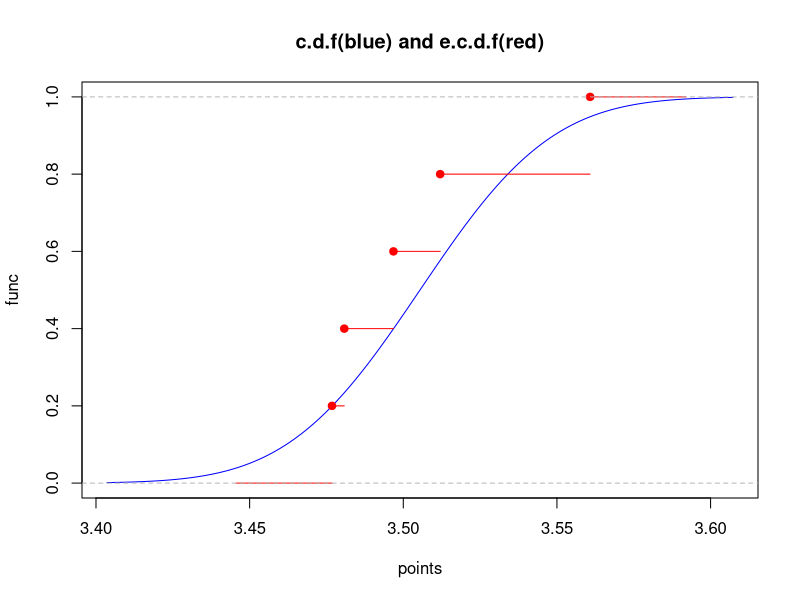
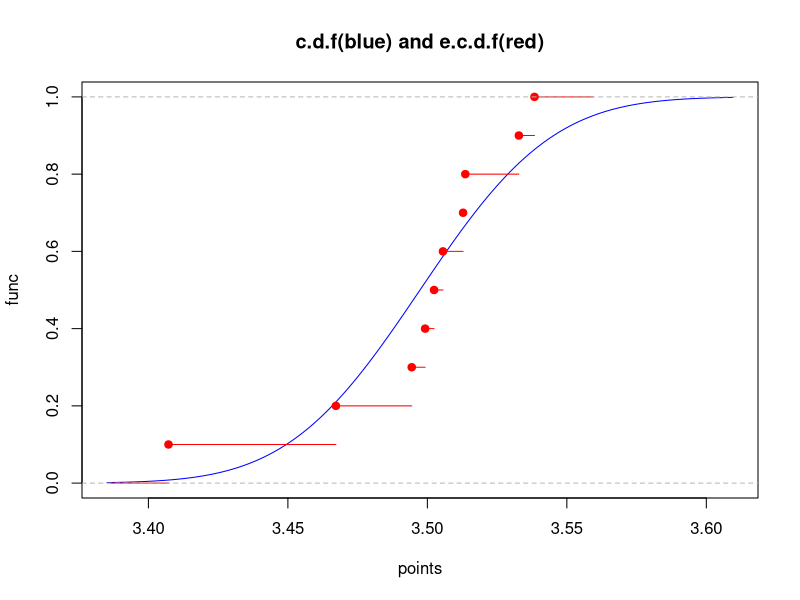
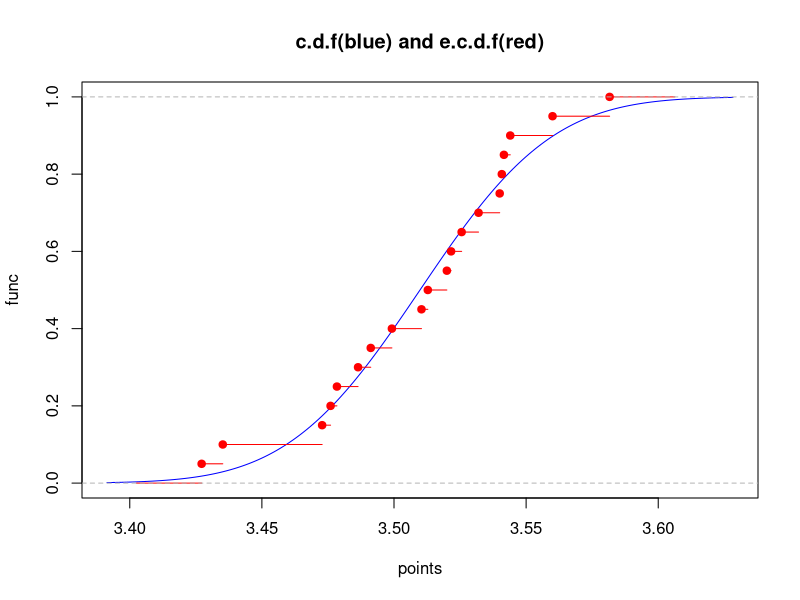
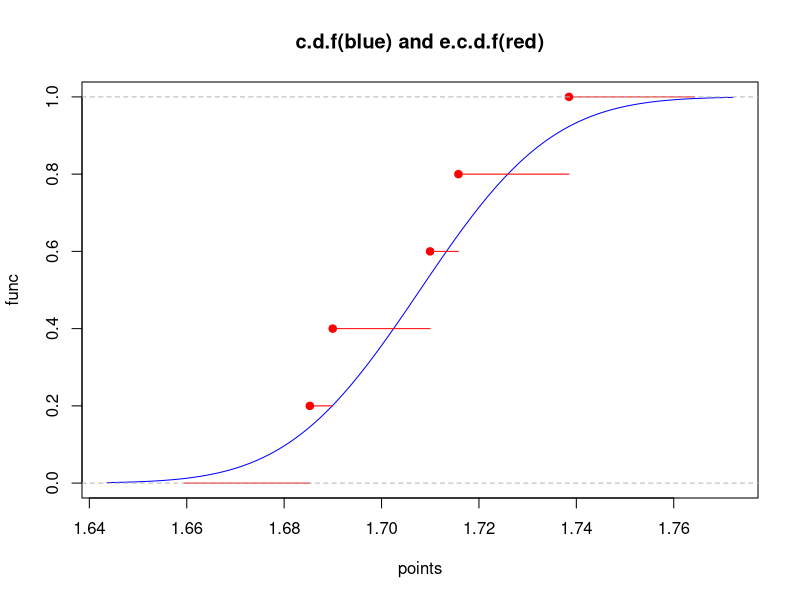
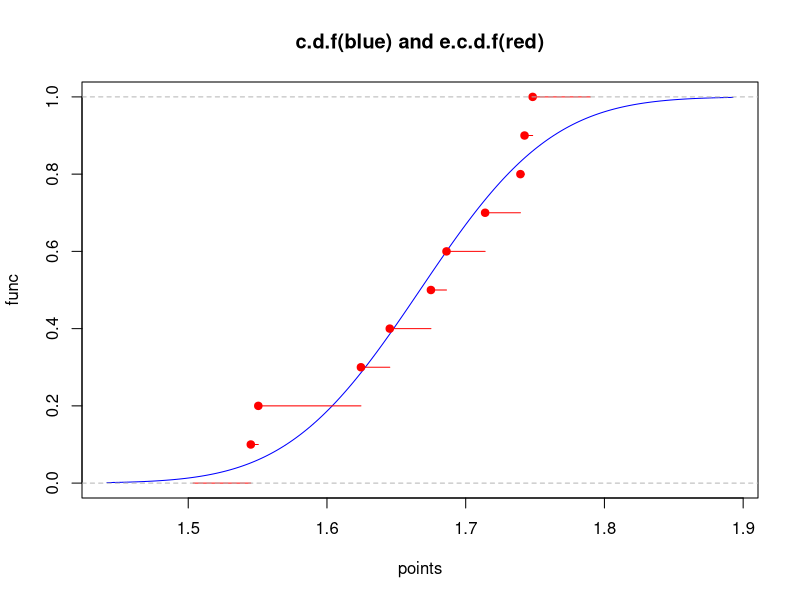
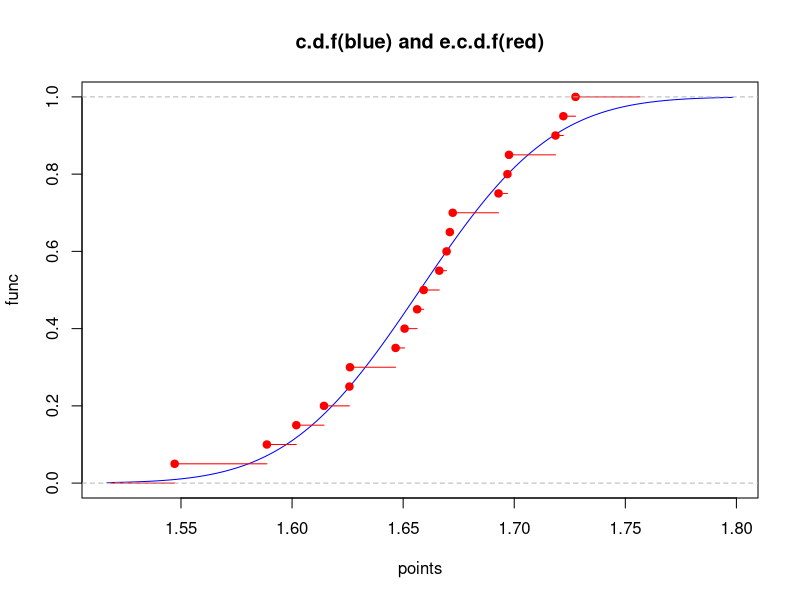

Recreate these plots in R, in order.
## ---- chunk 1

N = 1000
n = c(100, 200, 1000)

for(nth in n){
  k = 0
  for (i in 1:N){
    sen = sample(0:9, nth, replace=T)
    # Check if pattern happens in the sequence
    for(i in 1:(nth-2)){
      if(sen[i] == 0 && sen[i + 1] == 0 && sen[i + 2] == 6){
        k = k + 1
        break
      }
    }
    
  }
  print(k/N)
}

## ---- chunk 2

nn = 1000
n = c(100,200,1020)
for(try in n){
  totalx = 0
  
  for(i in 1:nn){
  
    k = 0
    sen = sample(0:9, try, replace=T)
    # Check how many times pattern happens in the sequence
    for(i in 1:(try-2)){
      if(sen[i] == 0 && sen[i + 1] == 0 && sen[i + 2] == 6){
        k = k + 1
      }
    }
    totalx = totalx + k
  }
  print(totalx/nn)
}
## ---- chunk 3

n = 10000
not = 1000
totalx = 0
for(i in 1:not){
  k = 0
  sen = sample(0:9, n, replace=T)
  # Looping through sequence while three digits don't matching the pattern
  for(i in 1:(n-2)){
    if(sen[i] != 0 || sen[i + 1] != 0 || sen[i + 2] != 6){
      k = k + 1
    }else{
      break
    }
  }
  totalx = totalx + k
}
totalx/not
## ---- chunk 4
k = 6 #006
N = 1250
nth = c(5,10,20)
for (n in nth){
  s = colMeans(matrix(sample(1:k, N*n, replace = T), N)) # N means
  
  grid = seq(mean(s) - 3 * sd(s), mean(s) + 3 * sd(s), length.out=200) #200 points in range from ?? - 3?? to ?? + 3??
  
  Fs = pnorm(grid, mean(s), sd(s)) # cdf
  Fd = ecdf(s) #empirical cdf
  
  points = grid
  func = Fs
  plot(points, func, col="blue", main="c.d.f(blue) and e.c.d.f(red)", type="l")
  lines(Fd, col="red")
  
  # Calculating difference between c.d.f.'s
  difs = seq(0,0, length.out = 200) # set for differences
  
  for(i in 1:200){
    difs[i] = abs(Fs[i] - Fd(grid[i])) # absolute diffrence between values of c.d.f.'s
  }
  
  maxdif = max(difs) # max difference
  cat(sprintf("Max difference is %f for %d random variables\n", maxdif, n))
}
## ---- chunk 5
k = 6/10 #006
N = 1250
nth = c(5,10,20)
for (n in nth){
  s = colMeans(matrix(rexp(N * n, rate = k), N)) # N means
  grid = seq(mean(s) - 3 * sd(s), mean(s) + 3 * sd(s), length.out=200) #200 points in range from ?? - 3?? to ?? + 3??
  
  Fs = pnorm(grid, mean(s), sd(s)) # cdf
  Fd = ecdf(s) #empirical cdf
  
  points = grid
  func = Fs
  plot(points, func, col="blue", main="c.d.f(blue) and e.c.d.f(red)", type="l")
  lines(Fd, col="red")
  
  # Calculating difference between c.d.f.'s
  difs = seq(0, 0, length.out = 200) # set for differences
  
  for(i in 1:200){
    difs[i] = abs(Fs[i] - Fd(grid[i])) # absolute diffrence between values of c.d.f.'s
  }
  
  maxdif = max(difs) # max difference
  cat(sprintf("Max difference is %f for %d random variables\n", maxdif, n))
}
